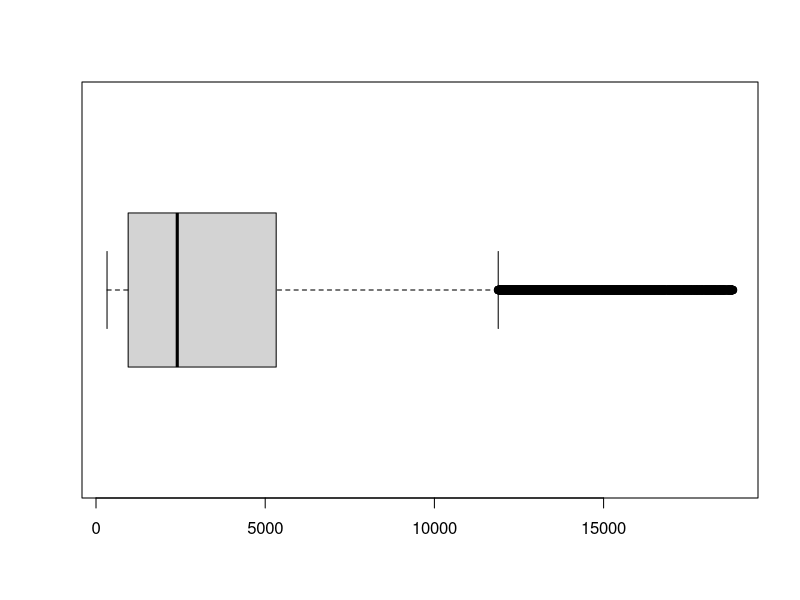
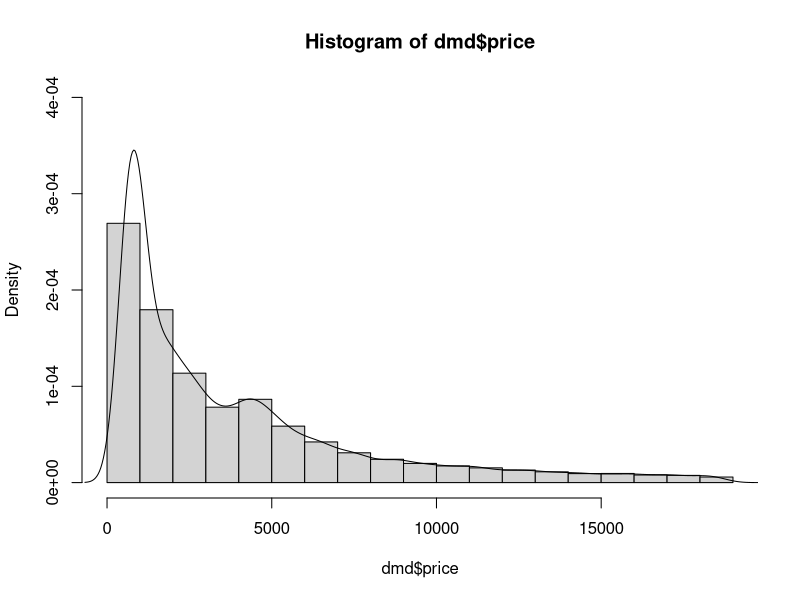
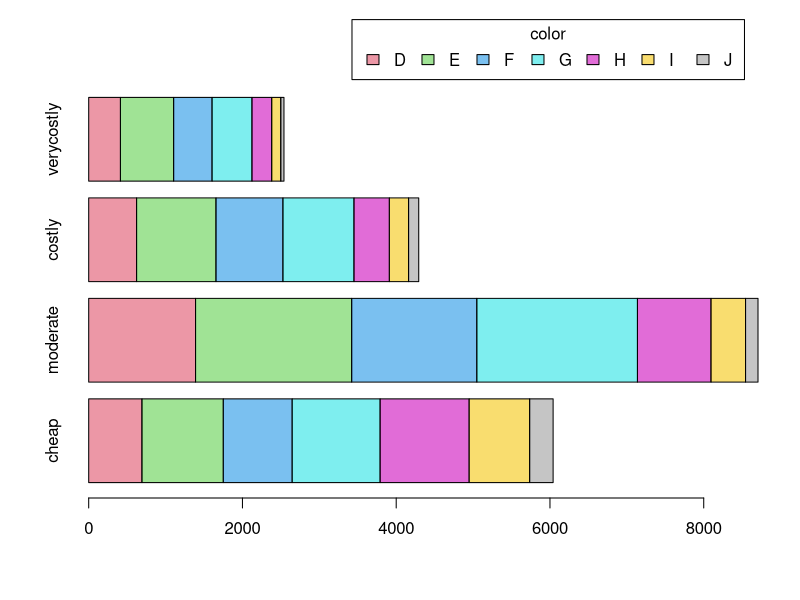
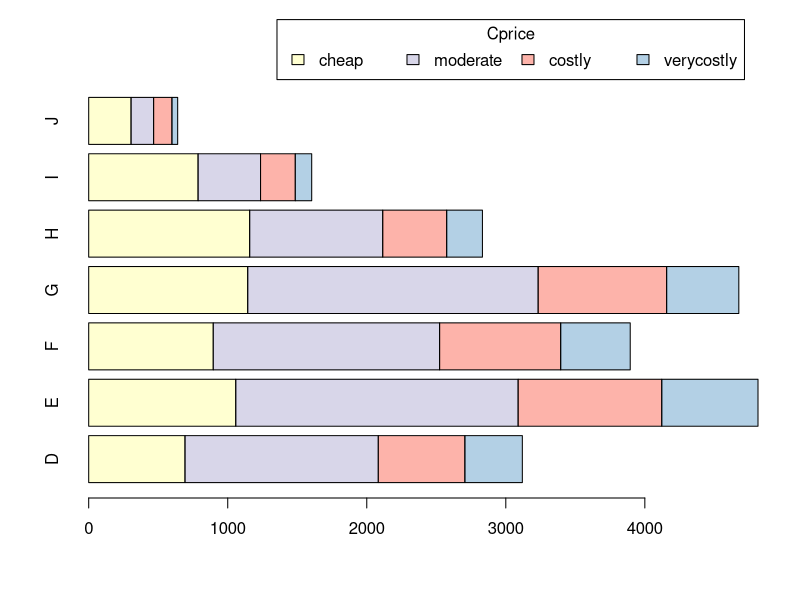
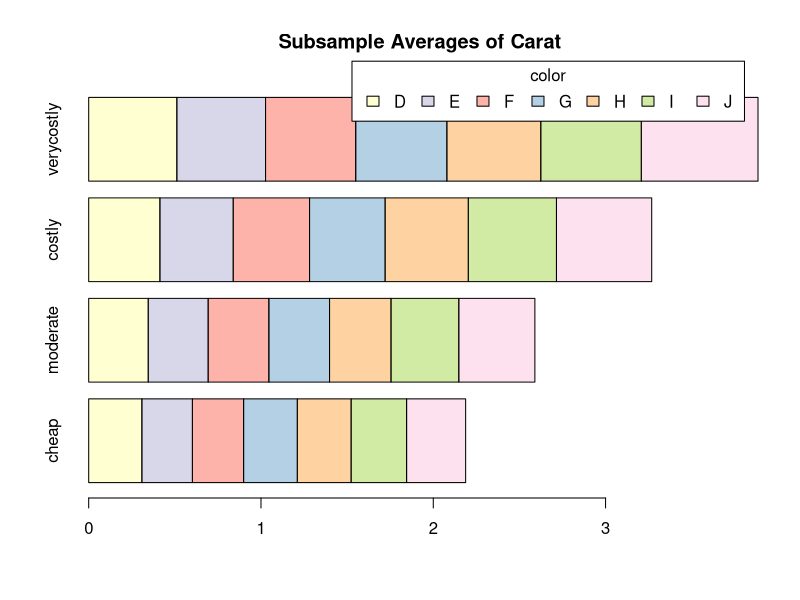
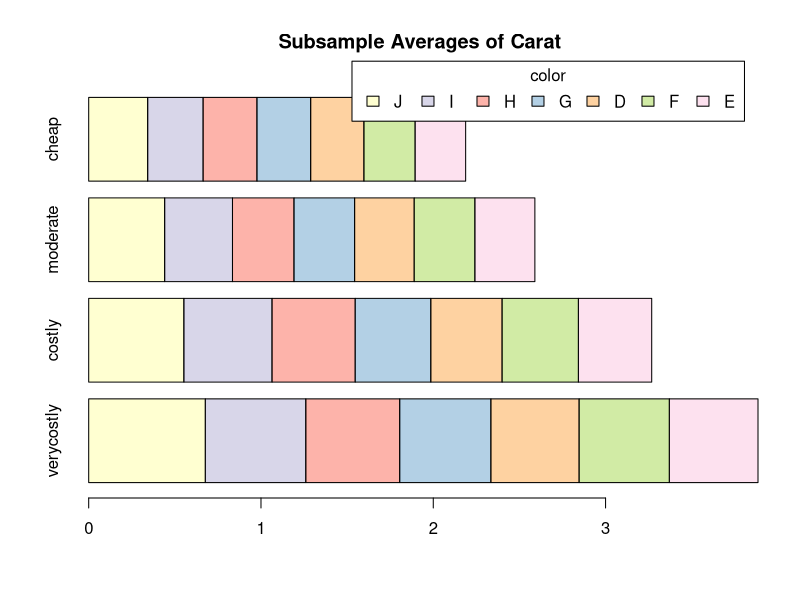
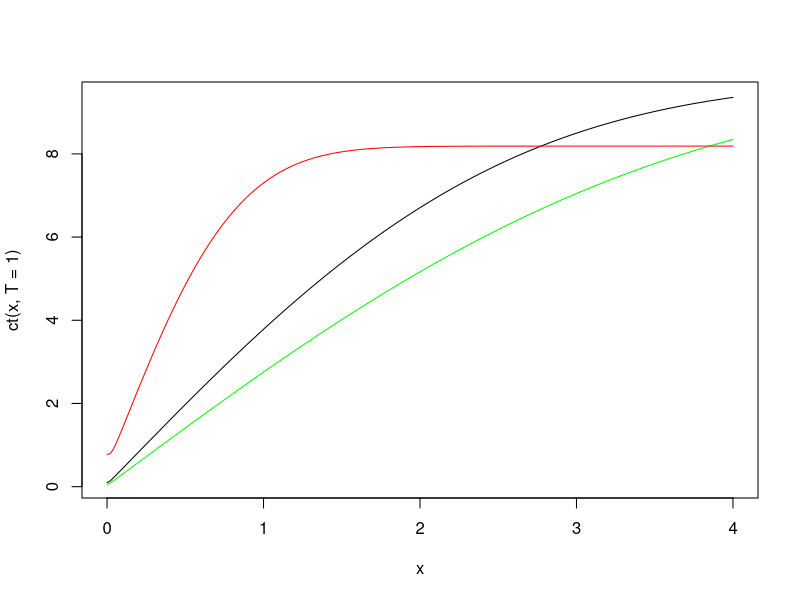
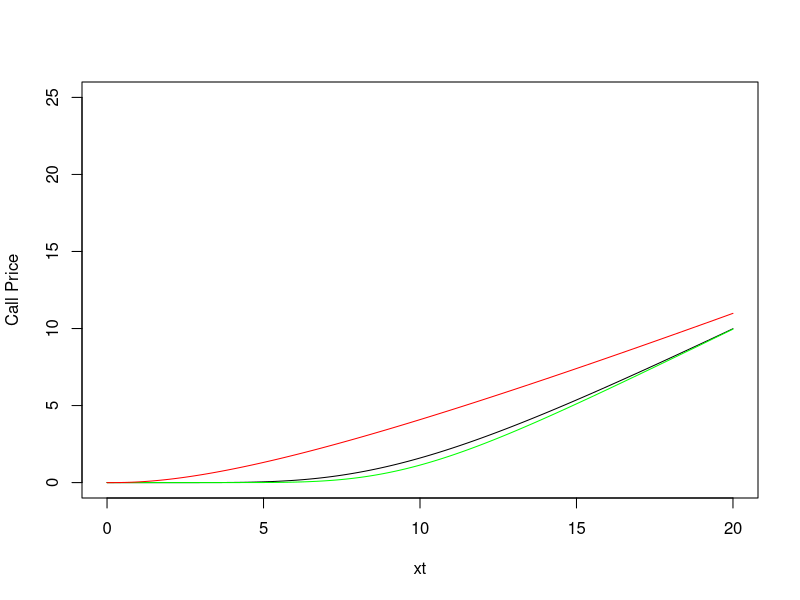

The R script that drew these images, in order:
## ---- chunk 1
knitr::opts_chunk$set(echo = TRUE)

library(magrittr)
library(skimr)
library(psych)
library(tidyverse)
library(kableExtra)

ptable = function(df,digits = getOption("digits"),size = 14){
  df %>% knitr::kable(digits = digits) %>% 
    kable_classic(lightable_options = c("striped", "hover", "condensed"),
                  fixed_thead = list(enabled = T, 
                                     background = "lavender"),
                  font_size = size, full_width = F,
                  html_font = "helvetica")}

data(diamonds)
dmd <- diamonds
## ---- chunk 2
library(skimr)
skim(dmd$price)

# 價格的均值和中值分別為 3932.8 和 2401。 這兩個值之間的巨大差異是因為“價格”變量的分佈形狀可能不對稱，而是具有正偏度。這表示這個變數的高值對均值的影響更大，對中位數的影響更小。如果分佈形狀是對稱的，則均值和中位數之間的差異會比較小。
## ---- chunk 3
boxplot(dmd$price, horizontal = TRUE)

# 從這個箱線圖中，我們可以看出“價格”變量的分佈形狀向右偏斜，即有一些價格較高的昂貴鑽石影響平均值。這與上一題中“skim()”函數得到的結果一致，進一步證明我們對“價格”變量分佈形狀的推測。
## ---- chunk 4
hist(dmd$price, probability = TRUE, ylim = c(0,0.0004))
lines(density(dmd$price))

# 直方圖用長條表示“價格”變量的頻率分佈，密度圖用平滑曲線表示“價格”變量的機率密度分佈。 可以看到“價格”變量的分佈形狀向右偏斜，有一些極值。這與我們之前使用箱線圖和“skim()”函數得到的結果一致。

# "ylim = c(0,0.0004)" 這個選項將y軸的範圍限制在0到0.0004之間，可以讓長條圖和密度圖的對比更加直觀。如果不加這個選項，y軸的範圍可能會根據數據的分佈自動調整，使得長條圖和密度圖的比較沒那麼直觀(沒那麼好看)。
## ---- chunk 5
dmd <- subset(diamonds, price <= quantile(diamonds$price, probs = 0.4))

# 拿到前 40% 的最小值的價格後，我們可以在 `dmd` 中專門對這些最小值進行分析，不受其他值的影響。這種做法通常用於研究特定市場或產品的低價格範圍，或者用於檢查極端值或異常值。
## ---- chunk 6
dmd$Cprice <- cut(dmd$price, breaks = 4, labels = c('cheap', 'moderate', 'costly', 'verycostly'))
head(dmd,10) %>% ptable() # 印出前10筆
## ---- chunk 7
table(dmd$color, dmd$Cprice)

#  cross-table可以幫助我們理解兩個分類變量之間的關係。其中的 row 代表不同級別的“顏色”，col 代表不同級別的“Cprice”，表中的數字代表每個組合的計數。

# 我們可以從 row 或 col 的角度來做。 例如我們從“顏色”的角度來看，表中每一個 row 代表一個顏色等級的鑽石，我們可以看到在不同的價格類別下，每個顏色等級的鑽石數量是不同的。 同樣，我們從 “Cprice” 的角度來看，表中每一個 col 代表一個價格分類，可以看到不同價格分類下每個顏色等級的鑽石數量是不同的。
## ---- chunk 8

dmd %$% table(color, Cprice) %>% barplot(legend.text = rownames(.), horiz = TRUE, 
                                         col = palette("Set 3")[2:8] %>% alpha(0.6),
                                         args.legend = list(x = "topright", inset = c(0.02,-0.15),
                                         title = "color", horiz = T))

# palette("Set 3")[2:8] %>% alpha(0.6) 用來設定圖表中條形的顏色。 palette("Set 3") 是由七種不同顏色組成的調色板，使用 [2:8] 範圍來選擇除第一種顏色之外的其餘六種顏色。 alpha(0.6) 會將每種顏色的透明度設為 0.6。

# list(x = "topright", inset = c(0.02,-0.15), title = "color", horiz = T). x參數設置圖例出現在圖表的右上角； inset參數設置圖例相對於圖表右上角的偏移量，0.02表示向右偏移0.02個單位，-0.15表示向下偏移0.15個單位； title參數設置圖例； horiz 長條圖是水平還是垂直方向。
## ---- chunk 9
table(dmd$Cprice, dmd$color) %>% barplot(col = palette("Set 3")[2:5] %>% alpha(0.6), legend.text = rownames(.),horiz = TRUE, 
        args.legend = list(x = "topright", inset = c(0.02,-0.15), title = "Cprice", horiz = T))

# 因為我們想看 color 和 Cprice 兩個變數之間的關係，因此將 color 作為列比較自然，因為我們通常會先看一個變數，然後根據該變數將數據進行分組和分析 

# 此外，我們使用了 col 參數來調整顏色。由於 color 是變數的名稱，因此如果將 color 作為 col，則圖表的顏色可能會與變數名稱混淆，因此需要特別調整 col 參數。而將 color 作為列之後，由於圖表的列已經包含了變數名稱，因此可以不需要調整 col 參數，比較整潔。
## ---- chunk 10
tapply(dmd$carat, list(dmd$color, dmd$Cprice), mean)

# The categorical variable “carat”代表鑽石的重量（以克拉為單位）。
## ---- chunk 11
tapply(dmd$carat, list(dmd$color, dmd$Cprice), mean) %>% barplot(horiz = TRUE,legend.text = rownames(.), col = palette("Set 3")[2:8] %>% alpha(0.6), 
        main = "Subsample Averages of Carat",
        args.legend = list(x = "topright", horiz = T, title = "color", inset = c(0.02,-0.05)))

# “horiz = TRUE”：將條形的方向設置為水平。“col = palette("Set 3")[2:8] %>% alpha(0.6)”：將條形的顏色設置為來自 `RColorBrewer` 的顏色調色板，alpha 值為 0.6 表示稍微透明。 
# "main = "Subsample Averages of Carat": 設定了圖的標題。
# "args.legend = list(x = "topright", horiz = T, title = "color",inset = c(0.02,-0.05) )": 這設定了圖例的位置、方向、標題和插圖。圖例位於圖的右上角，水平方向，標題為“顏色”，調整圖例和 plot 之間的距離。
## ---- chunk 12
tapply(dmd$carat, list(dmd$color, dmd$Cprice), mean) %>% 
  .[order(.[,1],decreasing = T),] %>% 
  .[,order(.[1,],decreasing = T)] %>% 
  barplot(main = "Subsample Averages of Carat", horiz = TRUE, 
          col = palette("Set 3")[2:8] %>% alpha(0.6),
          legend.text = rownames(.),
          args.legend = list(x = "topright",horiz = T, title = "color", inset = c(0.02,-0.05)))

# .[order(.[,1],decreasing = T),] 使用`.`引用上一個命令創建的對象（這題是交叉表）。它根據第一 col 中的值按降序對 table 行進 row 的排序。

# .[,order(.[1,],decreasing = T)] 根據第一個 row 中的值按降序對 table 的 col 進行排序。
# 通過將這兩個指令與 %>% 運算符一起使用，我們首先對 table 的 row 進行排序，然後在建水平條形圖之前對 table 的 col 進行排序。 這可確保畫的圖顯示最相關的信息，並使其更容易解釋結果。
## ---- chunk 13
callprice = function(xt = 10, K = 10, r = 0.03, eta = 0.02, sigma = 0.4, t = 0, T = 0.5){
  
  # 計算 d1 和 d2 
  d1 = (log(xt/K) + (r - eta + sigma^2/2)*(T - t)) / (sigma*sqrt(T - t))
  d2 = d1 - sigma*sqrt(T - t) # 因為這個公式可以打比較少字，所以我用這個 
  
  Nd1 = pnorm(d1)
  Nd2 = pnorm(d2)
  
  c = xt*exp(-eta*(T - t))*Nd1 - K*exp(-r*(T - t))*Nd2
  return(c)
}
## ---- chunk 14
ct = function(x, T)
{
  callprice(sigma = x, T = T)
}
curve(ct(x, T = 1), from = 0, to = 4, n = 200)
curve(ct(x, T = 0.5), from = 0, to = 4, n = 200, add = TRUE, col = "green")
curve(ct(x, T = 10), from = 0, to = 4, n = 200, add = TRUE, col = "red")

# 根據曲線圖可以看出，sigma和T兩個參數對看漲期權價格都有影響。當sigma增大時，看漲期權價格也隨之增大；而當T增大時，看漲期權價格則會變得更加依賴於股票價格的波動率，即隨著波動率的增大，看漲期權價格會變得更加昂貴。

# 因為curve()函數需要傳入一個只有一個參數的函數作為輸入，而callprice()函數本身有兩個參數，因此需要將其中的一個參數固定下來，以符合curve()函數的條件。 ct()函數實現了將callprice()函數的兩個參數轉換為一個參數的功能，方便後續的曲線繪製。
## ---- chunk 15
plot(NULL, xlim = c(0, 20), ylim = c(0, 25), xlab = "xt", ylab = "Call Price")
ct_xt = function(x, T, col) {
  curve(callprice(xt = x, T = T), from = 0, to = 20, n = 200, add = TRUE, col = col)
}

ct_xt(x = 10, T = 1 ,col = "black")
ct_xt(x = 10, T = 0.5 ,col = "green")
ct_xt(x = 10, T = 10 ,col = "red")
